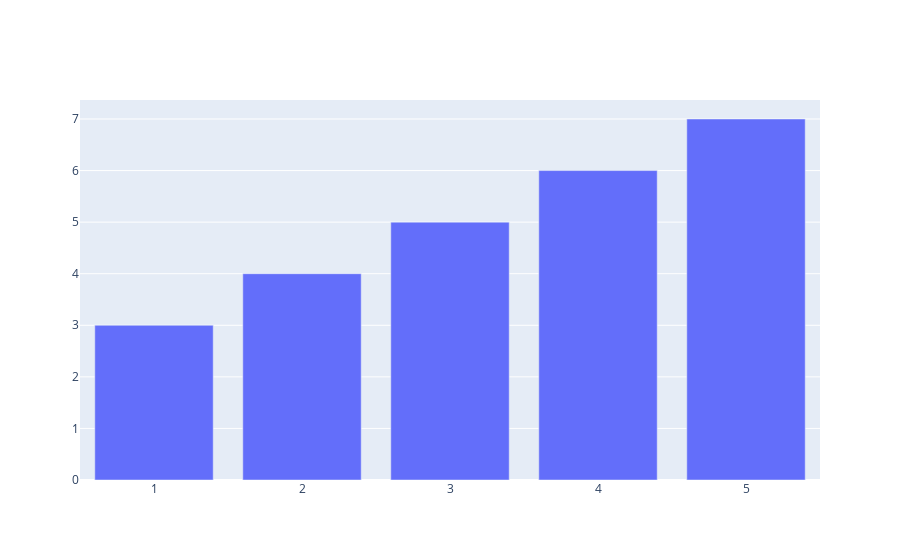

Write notebook code for a chart like this one.
### Code cell
fig = go.Figure()
fig.add_trace(go.Bar(x = [1, 2, 3, 4, 5], y = [3, 4, 5, 6, 7]))
fig.show()

### Figure 1 — Plotly figure (JSON) as saved in the notebook; plotly's stock layout.template omitted (floating-point values rounded to 4 significant figures)
{"data": [{"type": "bar", "x": [1, 2, 3, 4, 5], "y": [3, 4, 5, 6, 7]}], "layout": {"autosize": true, "xaxis": {"autorange": true, "range": [0.5, 5.5], "type": "linear"}, "yaxis": {"autorange": true, "range": [0, 7.368], "type": "linear"}}}
